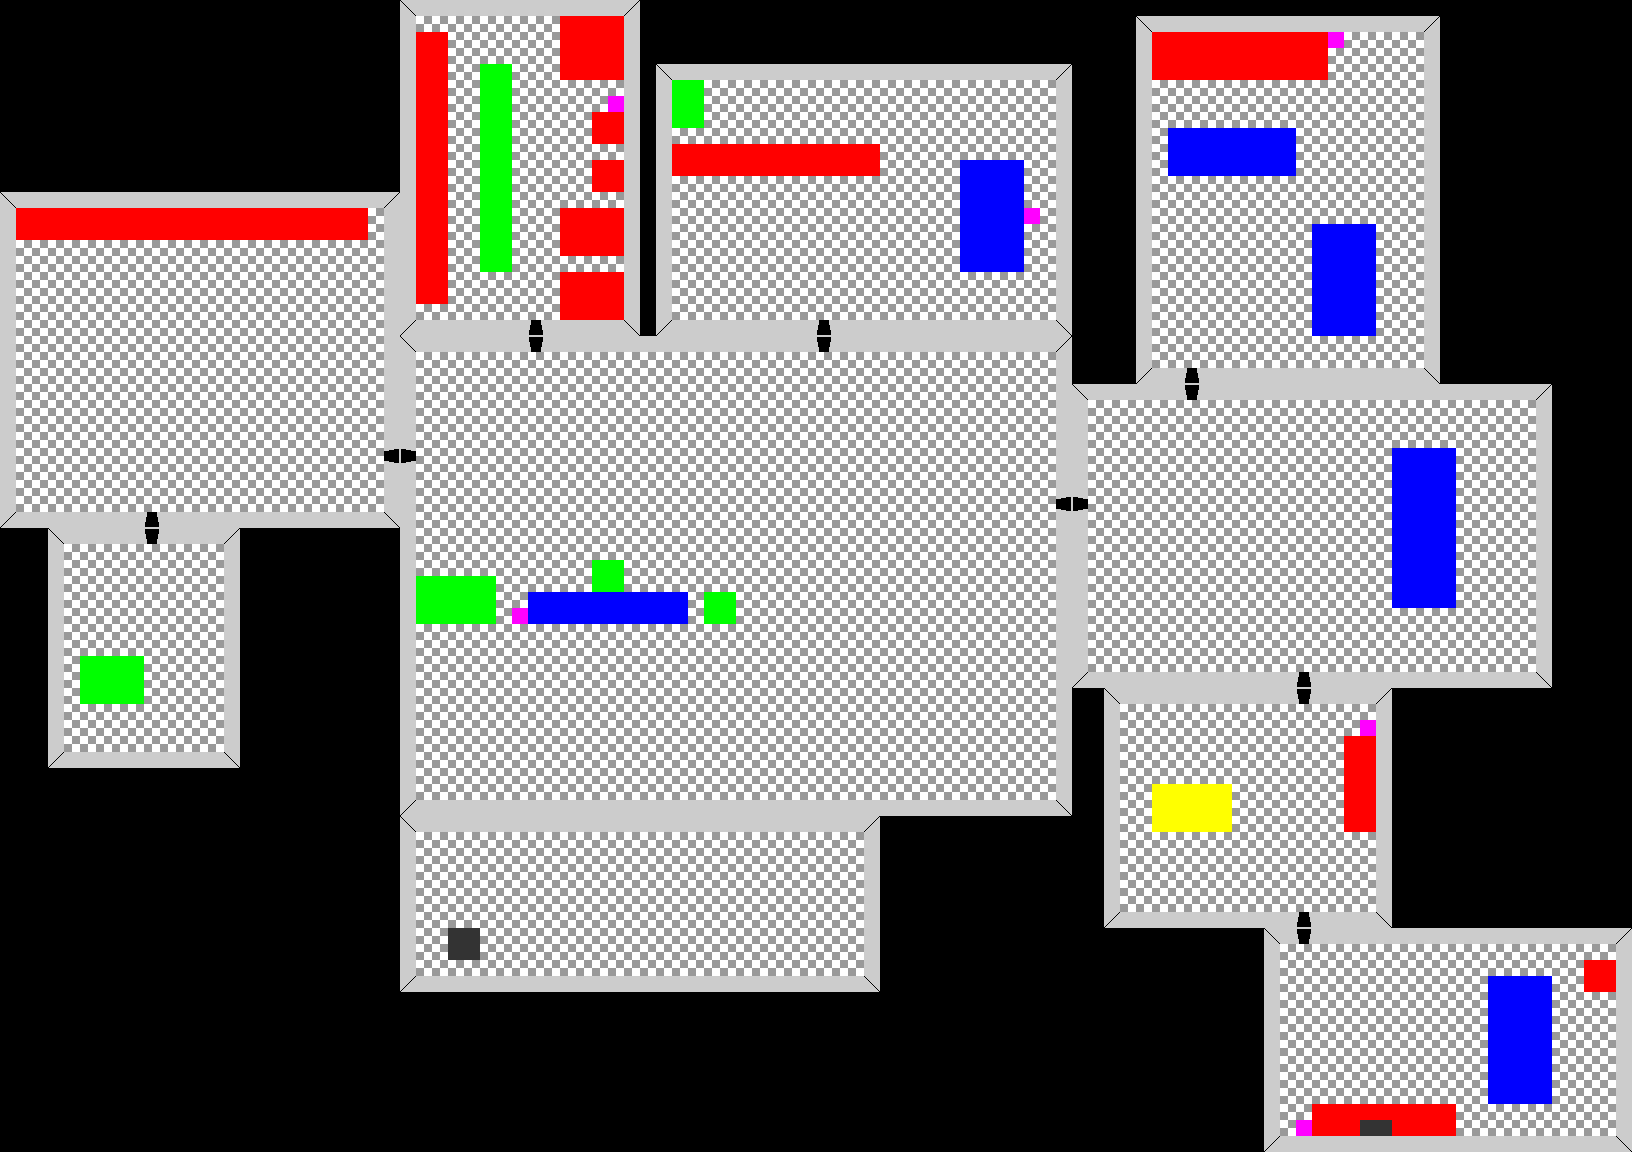

The image is a tile-based game level rendered from a .tmx file. Its description and source (layers, tilesets, objects; grid data summarised) follow:
An orthogonal 102x72 tile map with 16x16 px tiles, 1 tile layer (Background) and 119 objects (56x WALL, 26x FURNITURE, 20x DOOR, 10x ROOM, 5x SENSOR, ...).

<map version="1.0" orientation="orthogonal" width="102" height="72" tilewidth="16" tileheight="16">
 <tileset firstgid="1" name="drScienceTestTileset" tilewidth="16" tileheight="16">
  <image source="../images/drScienceTestTileset.png" width="64" height="64" />
 </tileset>
 <layer name="Background" width="102" height="72">
  <data>[7344 cells, 4651 non-empty, 16 distinct tile ids]</data>
 </layer>
 <objectgroup name="Rooms" width="102" height="72">
  <object name="lab" type="ROOM" x="400" y="336" width="672" height="480">
   <properties>
    <property name="object.type" value="room" />
   </properties>
  </object>
  <object name="lobby" type="ROOM" x="1072" y="384" width="480" height="304">
   <properties>
    <property name="object.type" value="room" />
   </properties>
  </object>
  <object name="security" type="ROOM" x="1136" y="16" width="304" height="368">
   <properties>
    <property name="object.type" value="room" />
   </properties>
  </object>
  <object name="board" type="ROOM" x="1104" y="688" width="288" height="240">
   <properties>
    <property name="object.type" value="room" />
   </properties>
  </object>
  <object name="executive" type="ROOM" x="1264" y="928" width="368" height="224">
   <properties>
    <property name="object.type" value="room" />
   </properties>
  </object>
  <object name="trap" type="ROOM" x="400" y="816" width="480" height="176">
   <properties>
    <property name="object.type" value="room" />
   </properties>
  </object>
  <object name="record" type="ROOM" x="656" y="64" width="416" height="272">
   <properties>
    <property name="object.type" value="room" />
   </properties>
  </object>
  <object name="locker" type="ROOM" x="400" y="0" width="240" height="336">
   <properties>
    <property name="object.type" value="room" />
   </properties>
  </object>
  <object name="animal" type="ROOM" x="0" y="192" width="400" height="336">
   <properties>
    <property name="object.type" value="room" />
   </properties>
  </object>
  <object name="observation" type="ROOM" x="48" y="528" width="192" height="240">
   <properties>
    <property name="object.type" value="room" />
   </properties>
  </object>
 </objectgroup>
 <objectgroup name="Walls" width="102" height="72">
  <object name="wallLabTop" type="WALL" x="416" y="336" width="104" height="16">
   <properties>
    <property name="object.type" value="obstacle" />
    <property name="shape.type" value="rectangle" />
   </properties>
  </object>
  <object name="wallLabRight" type="WALL" x="1056" y="336" width="16" height="152">
   <properties>
    <property name="object.type" value="obstacle" />
    <property name="shape.type" value="rectangle" />
   </properties>
  </object>
  <object name="wallLabBottom" type="WALL" x="416" y="800" width="640" height="16">
   <properties>
    <property name="object.type" value="obstacle" />
    <property name="shape.type" value="rectangle" />
   </properties>
  </object>
  <object name="wallLabLeft" type="WALL" x="400" y="336" width="16" height="104">
   <properties>
    <property name="object.type" value="obstacle" />
    <property name="shape.type" value="rectangle" />
   </properties>
  </object>
  <object name="wallLabRight" type="WALL" x="1056" y="536" width="16" height="280">
   <properties>
    <property name="object.type" value="obstacle" />
    <property name="shape.type" value="rectangle" />
   </properties>
  </object>
  <object name="wallLabLeft" type="WALL" x="400" y="488" width="16" height="328">
   <properties>
    <property name="object.type" value="obstacle" />
    <property name="shape.type" value="rectangle" />
   </properties>
  </object>
  <object name="wallLabTop" type="WALL" x="568" y="336" width="240" height="16">
   <properties>
    <property name="object.type" value="obstacle" />
    <property name="shape.type" value="rectangle" />
   </properties>
  </object>
  <object name="wallLabTop" type="WALL" x="856" y="336" width="200" height="16">
   <properties>
    <property name="object.type" value="obstacle" />
    <property name="shape.type" value="rectangle" />
   </properties>
  </object>
  <object name="wallRecordTop" type="WALL" x="672" y="64" width="384" height="16">
   <properties>
    <property name="object.type" value="obstacle" />
    <property name="shape.type" value="rectangle" />
   </properties>
  </object>
  <object name="wallRecordRight" type="WALL" x="1056" y="64" width="16" height="272">
   <properties>
    <property name="object.type" value="obstacle" />
    <property name="shape.type" value="rectangle" />
   </properties>
  </object>
  <object name="wallRecordBottom" type="WALL" x="672" y="320" width="136" height="16">
   <properties>
    <property name="object.type" value="obstacle" />
    <property name="shape.type" value="rectangle" />
   </properties>
  </object>
  <object name="wallRecordLeft" type="WALL" x="656" y="64" width="16" height="272">
   <properties>
    <property name="object.type" value="obstacle" />
    <property name="shape.type" value="rectangle" />
   </properties>
  </object>
  <object name="wallRecordBottom" type="WALL" x="856" y="320" width="200" height="16">
   <properties>
    <property name="object.type" value="obstacle" />
    <property name="shape.type" value="rectangle" />
   </properties>
  </object>
  <object name="wallAnimalLeft" type="WALL" x="0" y="192" width="16" height="336">
   <properties>
    <property name="object.type" value="obstacle" />
    <property name="shape.type" value="rectangle" />
   </properties>
  </object>
  <object name="wallAnimalTop" type="WALL" x="16" y="192" width="368" height="16">
   <properties>
    <property name="object.type" value="obstacle" />
    <property name="shape.type" value="rectangle" />
   </properties>
  </object>
  <object name="wallAnimalRight" type="WALL" x="384" y="192" width="16" height="248">
   <properties>
    <property name="object.type" value="obstacle" />
    <property name="shape.type" value="rectangle" />
   </properties>
  </object>
  <object name="wallAnimalBottom" type="WALL" x="16" y="512" width="120" height="16">
   <properties>
    <property name="object.type" value="obstacle" />
    <property name="shape.type" value="rectangle" />
   </properties>
  </object>
  <object name="wallObservationBottom" type="WALL" x="64" y="752" width="160" height="16">
   <properties>
    <property name="object.type" value="obstacle" />
    <property name="shape.type" value="rectangle" />
   </properties>
  </object>
  <object name="wallObservationRight" type="WALL" x="224" y="528" width="16" height="240">
   <properties>
    <property name="object.type" value="obstacle" />
    <property name="shape.type" value="rectangle" />
   </properties>
  </object>
  <object name="wallObservationTop" type="WALL" x="64" y="528" width="72" height="16">
   <properties>
    <property name="object.type" value="obstacle" />
    <property name="shape.type" value="rectangle" />
   </properties>
  </object>
  <object name="wallObservationLeft" type="WALL" x="48" y="528" width="16" height="240">
   <properties>
    <property name="object.type" value="obstacle" />
    <property name="shape.type" value="rectangle" />
   </properties>
  </object>
  <object name="wallTrapLeft" type="WALL" x="400" y="816" width="16" height="176">
   <properties>
    <property name="object.type" value="obstacle" />
    <property name="shape.type" value="rectangle" />
   </properties>
  </object>
  </objectgroup>
 <objectgroup name="Doors" width="102" height="72">
  <!-- 53 objects omitted --></objectgroup>
 <objectgroup name="Objects" width="102" height="72">
  <!-- 33 objects omitted --></objectgroup>
 <objectgroup name="Players" width="102" height="72">
  <!-- 1 objects omitted --></objectgroup>
</map>
<!-- 87 of 119 objects omitted -->